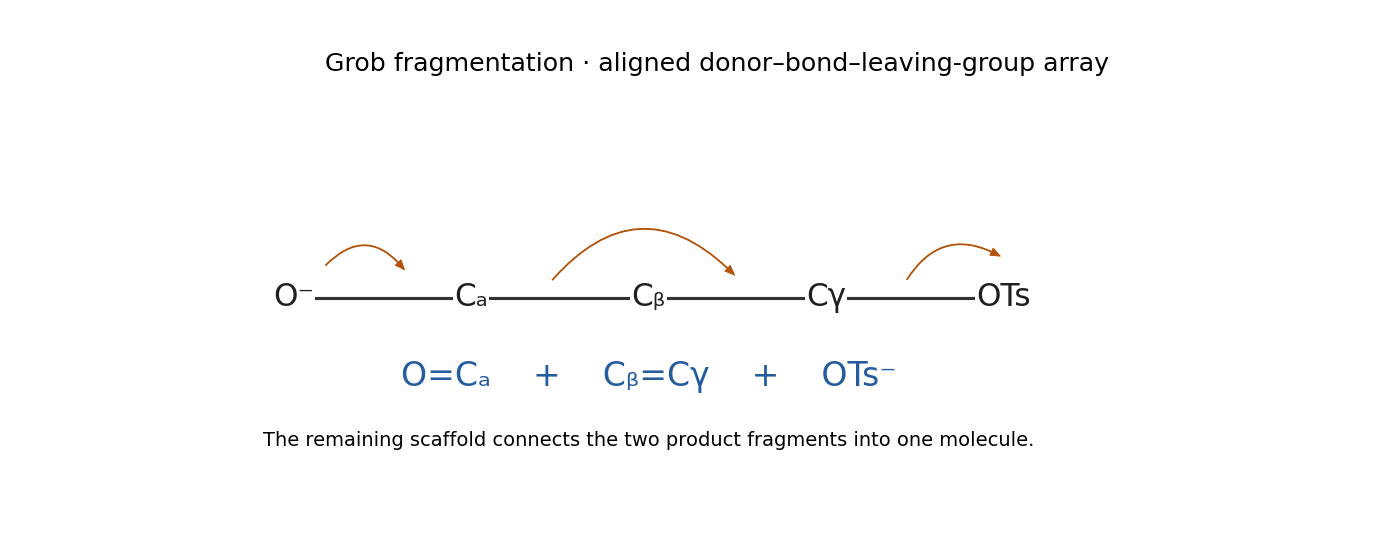

Source code (Python):
"""Original solution diagram; Python 3.14, matplotlib 3.10, numpy 2.3.
Run from the mirrored media directory: PNG basename is written to cwd.
"""
from pathlib import Path
import sys
sys.path.insert(0,str(Path(__file__).resolve().parents[2]))
import numpy as np
import matplotlib
matplotlib.use('Agg')
import matplotlib.pyplot as plt
from tools.chemistry_diagram import atom,bond,ring,curly,flow,finish,save,wedge,BLUE,ORANGE

fig,ax=plt.subplots(figsize=(10,4));finish(ax,(-1,10),(-1.5,2.4),'Grob fragmentation · aligned donor–bond–leaving-group array')
pts=[(.2,.3),(2,.3),(3.8,.3),(5.6,.3),(7.4,.3)]
for a,b in zip(pts,pts[1:]):bond(ax,a,b)
for pos,t in zip(pts,['O⁻','Cₐ','Cᵦ','Cγ','OTs']):atom(ax,pos,t,16)
curly(ax,(.5,.6),(1.35,.55),rad=-.6);curly(ax,(2.8,.45),(4.7,.5),rad=-.55);curly(ax,(6.4,.45),(7.4,.7),rad=-.5)
ax.text(3.8,-.6,'O=Cₐ    +    Cᵦ=Cγ    +    OTs⁻',ha='center',fontsize=17,color=BLUE)
ax.text(3.8,-1.2,'The remaining scaffold connects the two product fragments into one molecule.',ha='center',fontsize=10)
save(fig,Path(__file__).with_suffix('.png').name)
